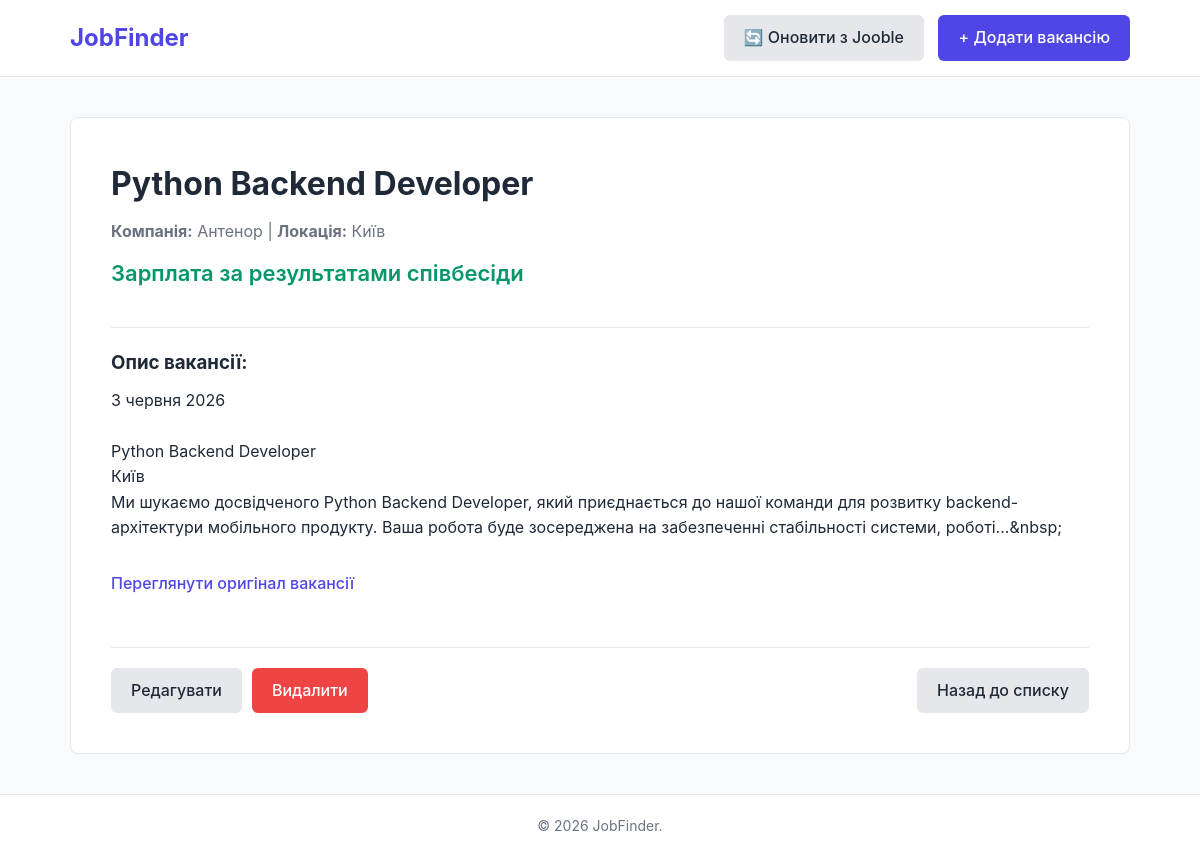
The page /vacancy/69/ on the database its author committed.
### vacancies/models.py (models this page shows, shortened)
class Vacancy(models.Model):
    title = models.CharField(max_length=255, verbose_name="Назва вакансії")
    company = models.CharField(max_length=255, verbose_name="Компанія")
    location = models.CharField(max_length=255, verbose_name="Місто / Локація")
    salary = models.CharField(
        max_length=100,
        default="Не вказана",
        verbose_name="Зарплата"
    )
    description = models.TextField(verbose_name="Опис вакансії")
    source_url = models.URLField(blank=True, null=True, unique=True, verbose_name="Посилання на першоджерело")
    created_at = models.DateTimeField(auto_now_add=True, verbose_name="Дата створення")
    class Meta:
        verbose_name = "Вакансія"
        verbose_name_plural = "Вакансії"
        ordering = ['-created_at']

### vacancies/views.py (the view)
# urls.py: path('vacancy/<int:pk>/', views.vacancy_detail, name='vacancy_detail'),
def vacancy_detail(request, pk):
    vacancy = get_object_or_404(Vacancy, pk=pk)
    return render(request, 'vacancies/detail.html', {'vacancy': vacancy})

### templates/vacancies/detail.html
{% extends 'base.html' %}
{% block content %}
<div class="detail-container">
    <div class="detail-header">
        <h1>{{ vacancy.title }}</h1>
        <p class="card-meta" style="font-size: 16px; margin-top: 10px;">
            <strong>Компанія:</strong> {{ vacancy.company }} | <strong>Локація:</strong> {{ vacancy.location }}
        </p>
        <p class="card-salary" style="font-size: 22px; margin-top: 10px;">
            {% if vacancy.salary > 0 %}{{ vacancy.salary }} грн.{% else %}Зарплата за результатами співбесіди{% endif %}
        </p>
    </div>
    <div class="detail-body">
        <h3>Опис вакансії:</h3>
        <p style="white-space: pre-line; margin-top: 10px; margin-bottom: 30px;">{{ vacancy.description }}</p>
        {% if vacancy.source_url %}
            <p><a href="{{ vacancy.source_url }}" target="_blank" class="nav-link" style="color: var(--primary-color); margin: 0; display: inline-block; margin-bottom: 30px;">Переглянути оригінал вакансії</a></p>
        {% endif %}
    </div>
    <div class="form-actions" style="border-top: 1px solid var(--border-color); padding-top: 20px;">
        <a href="{% url 'vacancy_update' vacancy.pk %}" class="btn btn-secondary">Редагувати</a>
        <a href="{% url 'vacancy_delete' vacancy.pk %}" class="btn btn-danger">Видалити</a>
        <a href="{% url 'vacancy_list' %}" class="btn btn-secondary" style="margin-left: auto;">Назад до списку</a>
    </div>
</div>
{% endblock %}

### static/css/style.css (style rules this page uses)
:root { --primary-color: #4f46e5; --primary-hover: #4338ca; --danger-color: #ef4444; --danger-hover: #dc2626; --text-color: #1f2937; --light-bg: #f9fafb; --border-color: #e5e7eb; --white: #ffffff; }
* { box-sizing: border-box; margin: 0; padding: 0; }
body { font-family: -apple-system, BlinkMacSystemFont, "Segoe UI", Roboto, Helvetica, Arial, sans-serif; color: var(--text-color); background-color: var(--light-bg); line-height: 1.6; display: flex; flex-direction: column; min-height: 100vh; }
.nav-link { text-decoration: none; color: var(--text-color); margin-right: 20px; font-weight: 500; }
.btn { display: inline-block; padding: 10px 20px; border-radius: 6px; text-decoration: none; font-weight: 500; cursor: pointer; border: none; transition: background 0.2s ease; }
.btn-danger { background-color: var(--danger-color); color: var(--white); }
.btn-secondary { background-color: var(--border-color); color: var(--text-color); }
.card-meta { font-size: 14px; color: #6b7280; margin-bottom: 12px; }
.card-salary { font-size: 18px; font-weight: 600; color: #059669; margin-bottom: 15px; }
.form-actions { display: flex; gap: 10px; margin-top: 20px; }
.detail-container { background: var(--white); padding: 40px; border-radius: 8px; border: 1px solid var(--border-color); margin: 40px 0; }
.detail-header { border-bottom: 1px solid var(--border-color); padding-bottom: 20px; margin-bottom: 20px; }

### rows shown on the page
Vacancy: title "Python Backend Developer", company "Антенор", location "Київ", description "3 червня 2026 Python Backend Developer Київ Ми шукаємо досвідченого Python Backend Developer, який приєднається до нашої команди для розвитку backend-архітектури мобільного продукту. Ваша робота буде зосереджена на забезпеченні стабільності системи, роботі...&nbsp;"
